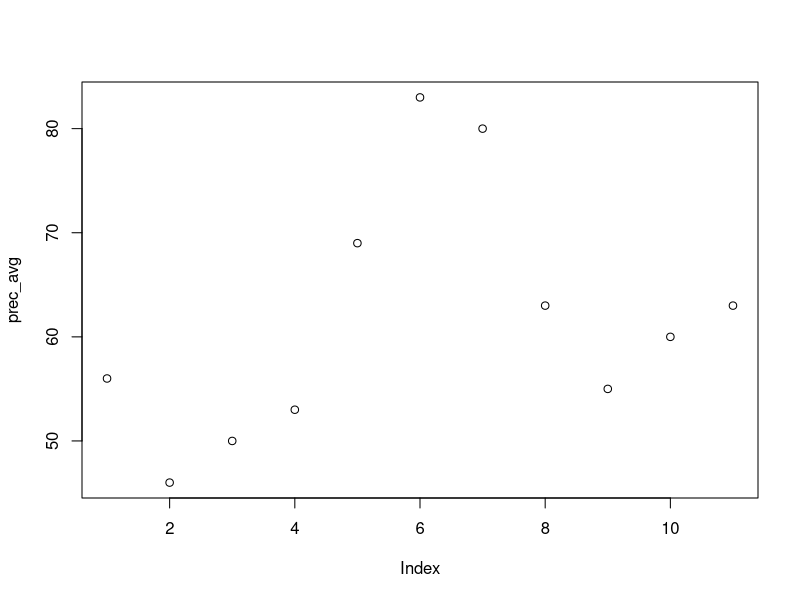
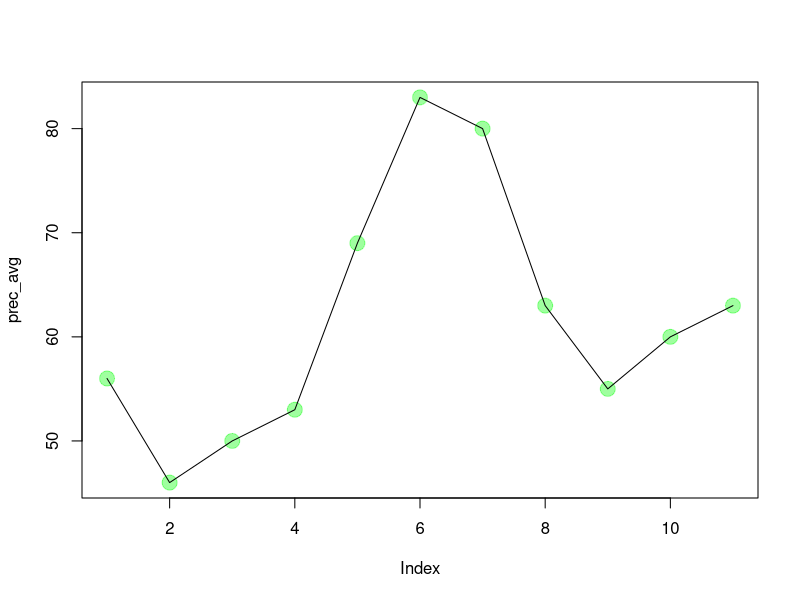

Generate these figures, in order, with R: (Note: this script raises an error after producing the figures.)
5+6 # R as a calculator
5*5^4-88*15
0/0 #NaN: Not a Number
1/0 #Inf: Infinity
result1 <- 5+6 # assigning results in an object
result2 = 5+6 #direction not clearly defined

prec_avg <-  c(56, 46, 50, 53, 69, 83, 80, 63, 55, 60, 63)
plot(prec_avg)
plot(prec_avg, pch = 19, cex = 2, col = "#00ff0060")
lines(lowess(prec_avg, f = .2))

install.packages("raster") #install the package
library(raster) #load it

germany <- getData("GADM", country = "DEU", level =2) #get country borders
plot(germany)
prec <- getData("worldclim", var = "prec", res=.5, lon=10, lat=51) #get precipitation data
plot(prec)

prec_ger1 <- crop(prec, germany) #crop precipitation to extent of germany
spplot(prec_ger1)
prec_ger2 <- mask(prec_ger1, germany) #mask precipitation to shape of germany
spplot (prec_ger2)
prec_avg <- cellStats(prec_ger2, stat = "mean")

install.packages("ggplot2")
library(ggplot2)
x11()
x <- data.frame(x=1, y=1, label= "ggplot2 introduction \n@ EAGLE")
ggplot(data=x, aes(x=x, y=y)) + geom_text(aes(label=label), size =15)

head(mpg)
ggplot(mpg, aes(x=displ, y =hwy))+geom_point()
ggplot(mpg, aes(displ, cty, colour=class))+geom_point()
ggplot(mpg, aes(displ, hwy))+geom_point()+facet_wrap(~class)+geom_smooth()
ggplot(mpg, aes(class, displ))+geom_boxplot(alpha=.5)+geom_point(aes(color=hwy), alpha=.7, size=1.5,position=position_jitter(width=.25, height=0))

myPlot <- ggplot(mpg, aes(x=displ, y=hwy))+geom_point()
myPlot + geom_smooth()

ggplot()+geom_point(data=mpg, aes(x=displ, y=hwy)) # definitions in ggplot() are global, in the individual geoms are not
